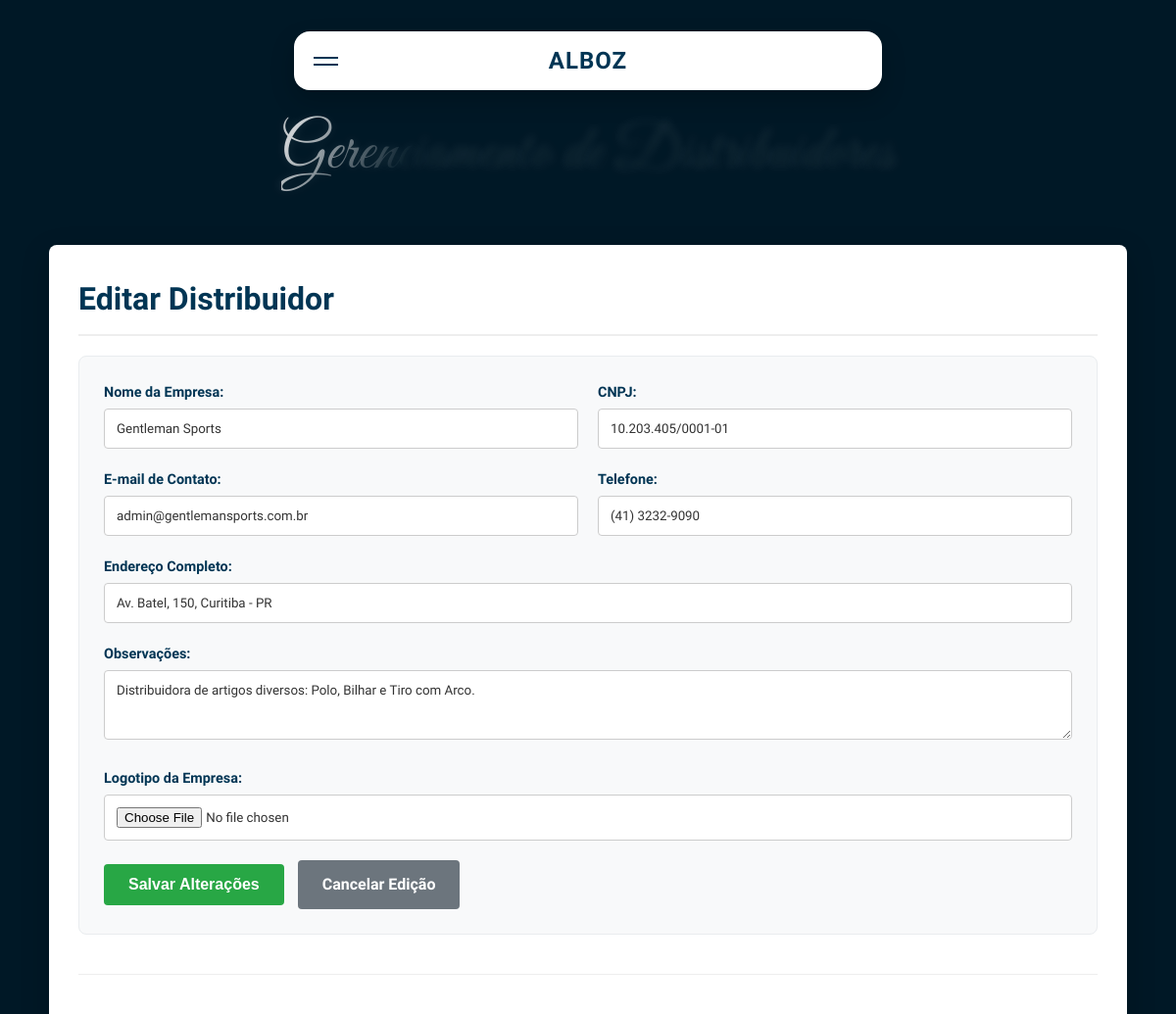
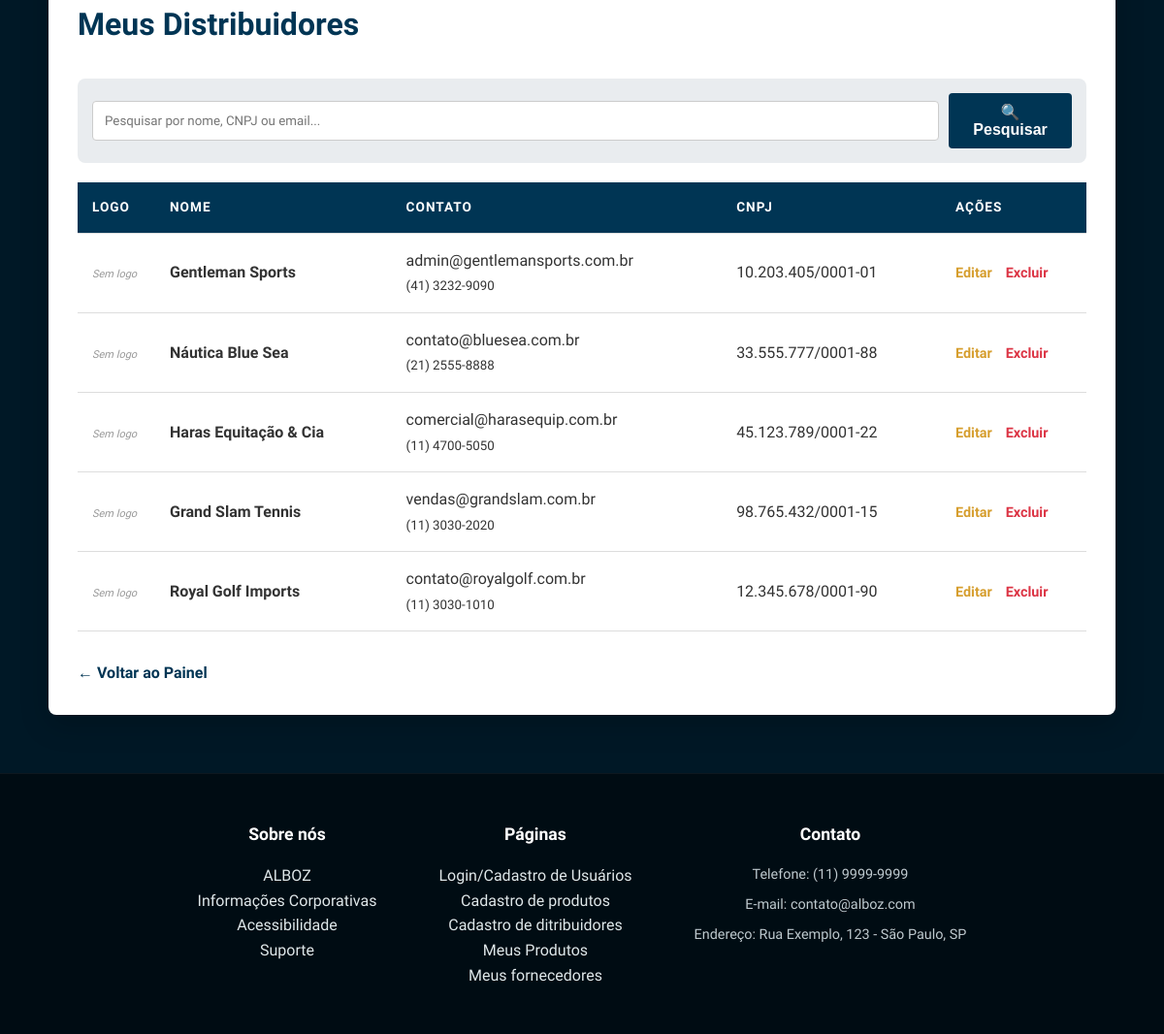
/html_alboz/listar_fornecedores.php?edit_id=5 (signed in), run on the app's committed database (2 pictures, top to bottom).
### tables this page shows
CREATE TABLE fornecedores (
    id INT PRIMARY KEY AUTO_INCREMENT,
    usuario_id INT NOT NULL,             
    
    nome_fornecedor VARCHAR(100) NOT NULL,
    cnpj VARCHAR(20) NOT NULL,
    endereco VARCHAR(255),
    telefone VARCHAR(20),
    email VARCHAR(100),
    observacoes TEXT,
    imagem VARCHAR(255),                 
    
    data_registro TIMESTAMP DEFAULT CURRENT_TIMESTAMP,

    CONSTRAINT fk_usuario_fornecedor
    FOREIGN KEY (usuario_id) REFERENCES usuarios(id)
    ON DELETE CASCADE
);

### html_alboz/listar_fornecedores.php (the view, shortened to what this page needs)
<?php
include('conexao.php');
$usuario_id = $_SESSION['id'];
$busca = "";
$filtro_sql = "";
$sql_lista = "SELECT * FROM fornecedores WHERE usuario_id = $usuario_id $filtro_sql ORDER BY id DESC";
$fornecedores = $mysqli->query($sql_lista);
$edit_data = null;
if (isset($_GET['edit_id'])) {
    $edit_id = $_GET['edit_id'];
    $stmt = $mysqli->prepare("SELECT * FROM fornecedores WHERE id=? AND usuario_id=?");
    $stmt->bind_param("ii", $edit_id, $usuario_id);
    $stmt->execute();
    $edit_data = $stmt->get_result()->fetch_assoc();
}
?>
<!DOCTYPE html>
<html lang="pt-br">
<head>
</head>
<body class="body">
    <div class="header">
        <div class="card-nav-container">
            <div class="card-nav" id="cardNav">
                <div class="card-nav-top">
                    <div class="hamburger-menu" id="hamburgerBtn">
                        <div class="hamburger-line"></div>
                        <div class="hamburger-line"></div>
                    </div>
                    <div class="logo-container">
                        <div class="logo">ALBOZ</div>
                    </div>
                </div>
            </div>
        </div>
        <div class="subtitulo">Gerenciamento de Distribuidores</div>
    </div>
    <div class="container">
        <h2><?php echo $edit_data ? 'Editar Distribuidor' : 'Cadastrar Novo Distribuidor'; ?></h2>
        <form method="post" action="" enctype="multipart/form-data" class="form-crud">
            <div>
                <label>Nome da Empresa:</label>
                <input type="text" name="nome" value="<?php echo $edit_data['nome_fornecedor'] ?? ''; ?>" required placeholder="Ex: TechLog Brasil">
            </div>
            <div>
                <label>CNPJ:</label>
                <input type="text" name="cnpj" value="<?php echo $edit_data['cnpj'] ?? ''; ?>" required placeholder="00.000.000/0001-00">
            </div>
            <div>
                <label>E-mail de Contato:</label>
                <input type="email" name="email" value="<?php echo $edit_data['email'] ?? ''; ?>" placeholder="contato@empresa.com">
            </div>
            <div>
                <label>Telefone:</label>
                <input type="text" name="telefone" value="<?php echo $edit_data['telefone'] ?? ''; ?>" placeholder="(00) 0000-0000">
            </div>
            <div class="full-width">
                <label>Endereço Completo:</label>
                <input type="text" name="endereco" value="<?php echo $edit_data['endereco'] ?? ''; ?>" placeholder="Rua, Número, Bairro, Cidade - UF">
            </div>
            <div class="full-width">
                <label>Observações:</label>
                <textarea name="observacoes" rows="3"><?php echo $edit_data['observacoes'] ?? ''; ?></textarea>
            </div>
            <div class="full-width">
                <label>Logotipo da Empresa:</label>
                <input type="file" name="imagem" accept="image/*">
            </div>
            <div class="full-width">
                <button type="submit"><?php echo $edit_data ? 'Salvar Alterações' : 'Cadastrar Distribuidor'; ?></button>
                <?php if ($edit_data): ?>
                    <a href="listar_fornecedores.php" class="btn-cancelar">Cancelar Edição</a>
                <?php endif; ?>
            </div>
        </form>
        <hr style="border:0; border-top:1px solid #eee; margin: 40px 0;">
        <div style="display:flex; justify-content:space-between; align-items:center; margin-bottom:20px;">
            <h2 style="margin:0; border:none;">Meus Distribuidores</h2>
        </div>
        <form method="GET" class="search-box">
            <input type="text" name="busca" placeholder="Pesquisar por nome, CNPJ ou email..." value="<?php echo htmlspecialchars($busca); ?>">
            <button type="submit" class="btn-search">🔍 Pesquisar</button>
        </form>
        <table>
            <thead>
                <tr>
                    <th width="80">Logo</th>
                    <th>Nome</th>
                    <th>Contato</th>
                    <th>CNPJ</th>
                    <th width="150">Ações</th>
                </tr>
            </thead>
            <tbody>
                <?php if ($fornecedores->num_rows > 0): ?>
                    <?php while ($row = $fornecedores->fetch_assoc()): ?>
                        <tr>
                            <td data-label="Logo">
                                <?php if (!empty($row['imagem']) && file_exists($row['imagem'])): ?>
                                    <img src="<?php echo $row['imagem']; ?>" class="img-thumb">
                                <?php else: ?>
                                    <span class="no-img">Sem logo</span>
                                <?php endif; ?>
                            </td>
                            <td data-label="Nome">
                                <strong><?php echo $row['nome_fornecedor']; ?></strong>
                            </td>
                            <td data-label="Contato">
                                <?php echo $row['email']; ?><br>
                                <small><?php echo $row['telefone']; ?></small>
                            </td>
                            <td data-label="CNPJ"><?php echo $row['cnpj']; ?></td>
                            <td class="acoes" data-label="Ações">
                                <a href="?edit_id=<?php echo $row['id']; ?>" class="btn-edit">Editar</a>
                                <a href="?delete_id=<?php echo $row['id']; ?>" class="btn-delete" onclick="return confirm('Tem certeza? Se houver produtos vinculados, eles impedirão a exclusão.')">Excluir</a>
                            </td>
                        </tr>
                    <?php endwhile; ?>
                <?php endif; ?>
            </tbody>
        </table>
        <div style="margin-top:30px;">
            <a href="painel.php" style="text-decoration:none; color:var(--card); font-weight:bold;">&larr; Voltar ao Painel</a>
        </div>
    </div>
    <div class="rodape">
        <div class="limitador rodape-content">
            <ul class="sobre_nos">
                <strong>Sobre nós</strong>
                <a href="index.html">ALBOZ</a><br>
                <a href="informacoes_corporativas.html">Informações Corporativas</a><br>
                <a href="acessibilidade.html">Acessibilidade</a><br>
                <a href="suporte.php">Suporte</a><br>
            </ul>
            <ul class="paginas">
                <strong>Páginas</strong>
                <a href="login.php">Login/Cadastro de Usuários</a><br>
                <a href="cadastrar_produtos.php">Cadastro de produtos</a><br>
                <a href="cadastrar_fornecedor.php">Cadastro de ditribuidores</a><br>
                <a href="listar_produtos.php">Meus Produtos</a><br>
                <a href="listar_fornecedores.php">Meus fornecedores</a><br>
            </ul>
            <ul class="contato">
                <strong>Contato</strong>
                <li>Telefone: (11) 9999-9999</li>
                <li>E-mail: contato@alboz.com</li>
                <li>Endereço: Rua Exemplo, 123 - São Paulo, SP</li>
            </ul>
        </div>
    </div>
</body>
</html>

### html_alboz/listar_fornecedores.php (style rules this page uses)
:root { --bg: #001826; --card: #003554; --card-hover: #014e7b; --muted: #bfc9ce; --accent: #dfe7e9; --gold: #ffffff; }
* { margin: 0; padding: 0; box-sizing: border-box; }
html { font-size: 16px; scroll-behavior: smooth; scrollbar-width: thin; scrollbar-color: var(--card) var(--bg); }
body { margin: 0; font-family: 'Monda', sans-serif; background: var(--bg); color: var(--accent); line-height: 1.6; }
a { text-decoration: none; color: inherit; transition: 0.3s; cursor: pointer; }
ul { list-style: none; }
.limitador { max-width: 1100px; width: 90%; margin: 0 auto; }
.card-nav-container { position: absolute; top: 2em; left: 50%; transform: translateX(-50%); width: 90%; max-width: 600px; z-index: 1001; }
.card-nav { position: relative; background-color: #ffffff; border-radius: 1rem; box-shadow: 0 10px 25px rgba(0, 0, 0, 0.2); overflow: hidden; transition: height 0.4s ease; color: var(--card); }
.card-nav-top { height: 60px; display: flex; align-items: center; justify-content: center; padding: 0 1.5rem; position: relative; }
.logo { font-family: 'Abhaya Libre', serif; font-weight: 800; font-size: 1.5rem; letter-spacing: 1px; text-transform: uppercase; }
.hamburger-menu { position: absolute; left: 20px; cursor: pointer; display: flex; flex-direction: column; gap: 5px; }
.hamburger-line { width: 25px; height: 2px; background-color: var(--card); transition: 0.3s; }
.header { position: relative; width: 100%; height: auto; min-height: 250px; display: flex; flex-direction: column; justify-content: center; align-items: center; padding-bottom: 2rem; }
.subtitulo { font-family: 'Great Vibes', cursive; font-size: 4rem; margin-top: 6rem; z-index: 10; text-align: center; font-weight: 400; cursor: default; background: linear-gradient(120deg, #001826 40%, rgba(255, 255, 255, 0.8) 50%, #001826 60%); background-size: 200% 100%; background-position: 100%; color: #001826; background-clip: text; -webkit-background-clip: text; -webkit-text-fill-color: transparent; text-shadow: 0 0 10px rgba(255, 255, 255, 0.1); transition: background-position 0.5s; }
.container { max-width: 1100px; margin: 0 auto 60px auto; padding: 30px; background: #fff; color: #333; box-shadow: 0 10px 30px rgba(0, 0, 0, 0.2); border-radius: 8px; min-height: 400px; }
.container h2 { color: var(--card); font-family: 'Abhaya Libre', serif; font-size: 2rem; margin-bottom: 20px; border-bottom: 2px solid #eee; padding-bottom: 10px; }
.form-crud { display: grid; grid-template-columns: 1fr 1fr; gap: 20px; background: #f8f9fa; padding: 25px; border-radius: 8px; margin-bottom: 40px; border: 1px solid #e9ecef; }
.full-width { grid-column: 1 / -1; }
label { display: block; margin-bottom: 5px; font-weight: bold; color: var(--card); font-size: 0.9rem; }
input, select, textarea { width: 100%; padding: 12px; border: 1px solid #ccc; border-radius: 4px; background: #fff; color: #333; font-family: inherit; }
button { background-color: #28a745; color: white; padding: 12px 25px; border: none; border-radius: 4px; font-weight: bold; font-size: 1rem; cursor: pointer; transition: 0.3s; }
.btn-cancelar { display: inline-block; padding: 12px 25px; background: #6c757d; color: white; border-radius: 4px; font-weight: bold; margin-left: 10px; }
.search-box { display: flex; gap: 10px; margin-bottom: 20px; padding: 15px; background: #e9ecef; border-radius: 8px; align-items: center; }
.btn-search { background-color: var(--card); color: white; padding: 10px 20px; border-radius: 4px; border: none; font-weight: bold; }
table { width: 100%; border-collapse: collapse; margin-top: 10px; }
th, td { padding: 15px; text-align: left; border-bottom: 1px solid #ddd; vertical-align: middle; }
th { background-color: var(--card); color: white; font-weight: bold; text-transform: uppercase; font-size: 0.85rem; letter-spacing: 1px; }
.no-img { font-size: 11px; color: #999; font-style: italic; }
.acoes a { margin-right: 10px; font-weight: bold; font-size: 0.9rem; }
.btn-edit { color: #d69e2e; }
.btn-delete { color: #dc3545; }
.rodape { background: #000c13; padding: 3rem 0; margin-top: auto; border-top: 1px solid rgba(255, 255, 255, 0.05); }
.rodape-content { display: flex; justify-content: center; gap: 4rem; text-align: center; flex-wrap: wrap; }
.rodape ul strong { display: block; color: #fff; margin-bottom: 1rem; font-size: 1.1rem; }
.rodape li { color: var(--muted); margin-bottom: 0.5rem; font-size: 0.9rem; transition: 0.2s; }

### data on the page
fornecedores: nome "Gentleman Sports", cnpj "10.203.405/0001-01", email "admin@gentlemansports.com.br", telefone "(41) 3232-9090", endereco "Av. Batel, 150, Curitiba - PR", observacoes "Distribuidora de artigos diversos: Polo, Bilhar e Tiro com Arco.", shows "Sem logo", nome_fornecedor "Gentleman Sports"
fornecedores: shows "Sem logo", nome_fornecedor "Náutica Blue Sea", email "contato@bluesea.com.br", telefone "(21) 2555-8888", cnpj "33.555.777/0001-88"
fornecedores: shows "Sem logo", nome_fornecedor "Haras Equitação & Cia", email "comercial@harasequip.com.br", telefone "(11) 4700-5050", cnpj "45.123.789/0001-22"
fornecedores: shows "Sem logo", nome_fornecedor "Grand Slam Tennis", email "vendas@grandslam.com.br", telefone "(11) 3030-2020", cnpj "98.765.432/0001-15"
fornecedores: shows "Sem logo", nome_fornecedor "Royal Golf Imports", email "contato@royalgolf.com.br", telefone "(11) 3030-1010", cnpj "12.345.678/0001-90"
